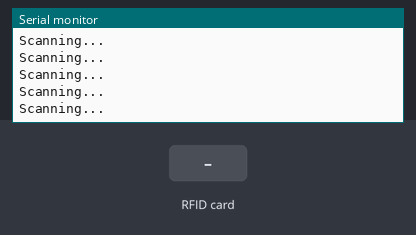
Recording of a sketch running on a simulated Arduino Uno, built with avr-gcc and run on an emulated ATmega328P. Shown: the last lines printed to the serial monitor. The test bench sets the inputs (shaded band).

Above: at 1.2 s.
1.3 s: RFID card 07 8E 41 AF held to the reader
At 1.32 s:
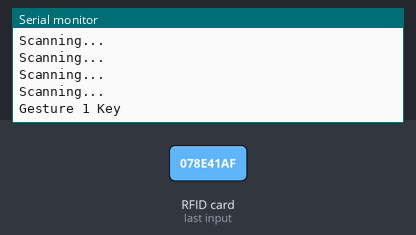
2.8 s: RFID card D2 29 E7 26 held to the reader
At 2.83 s:
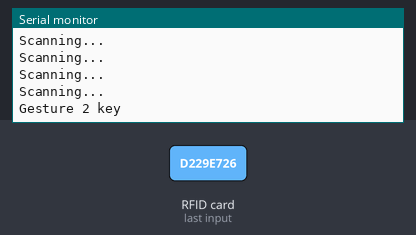
4.3 s: RFID card 5E 7A 19 C4 held to the reader
At 4.33 s:
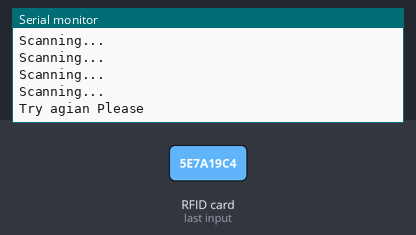

The sketch:

Lock_NFC.ino
```cpp
    #include <SPI.h>
    #include "PN532_SPI.h"
    #include "PN532.h"
    #include "NfcAdapter.h"

    String const Tag1 = "07 8E 41 AF", Tag2 = "D2 29 E7 26", Tag3 = "D2 29 E7 26"; // replace this UID with your NFC tag's UID
    int const greenLedPin = 3; // green led used for correct key notification
    int const redLedPin = 4; // red led used for incorrect key notification

    PN532_SPI interface(SPI, 10); // create a SPI interface for the shield with the SPI CS terminal at digital pin 10
    NfcAdapter nfc = NfcAdapter(interface); // create an NFC adapter object

    void setup(void) {
        Serial.begin(115200); // start serial comm
        Serial.println("NDEF Reader");
        nfc.begin(); // begin NFC comm

    }

    void loop(void) {
        Serial.println("Scanning...");
        if (nfc.tagPresent()) // check if an NFC tag is present on the antenna area
        {
            NfcTag tag = nfc.read(); // read the NFC tag
            String scannedUID = tag.getUidString(); // get the NFC tag's UID

          if( Tag1.compareTo(scannedUID) == 0) // compare the NFC tag's UID with the correct tag's UID (a match exists when compareTo returns 0)
            {
              // The correct NFC tag was used
              Serial.println("Gesture 1 Key");
         } else if(Tag2.compareTo(scannedUID) == 0){
              // an incorrect NFC tag was used
              Serial.println("Gesture 2 key");

         } else if(Tag1.compareTo(scannedUID) == 0){
          Serial.println("Gesture 3 key");

        } else{
          Serial.println("Try agian Please");
        }
        delay(100);
    }
    }
```

Measured:
- after the input at 1.3 s, the serial monitor: prints a new line at once (image 1)
- after the input at 2.8 s, the serial monitor: prints a new line at once (image 2)
- after the input at 4.3 s, the serial monitor: prints a new line at once (image 3)
